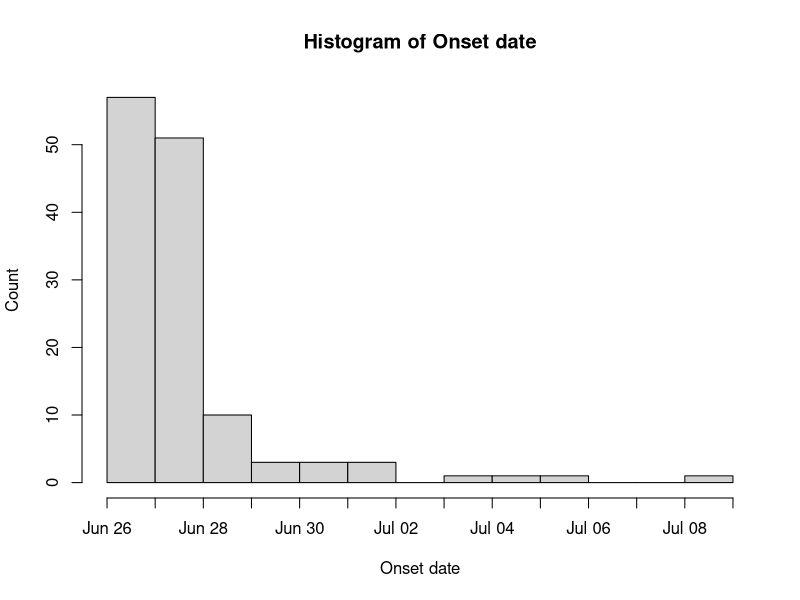
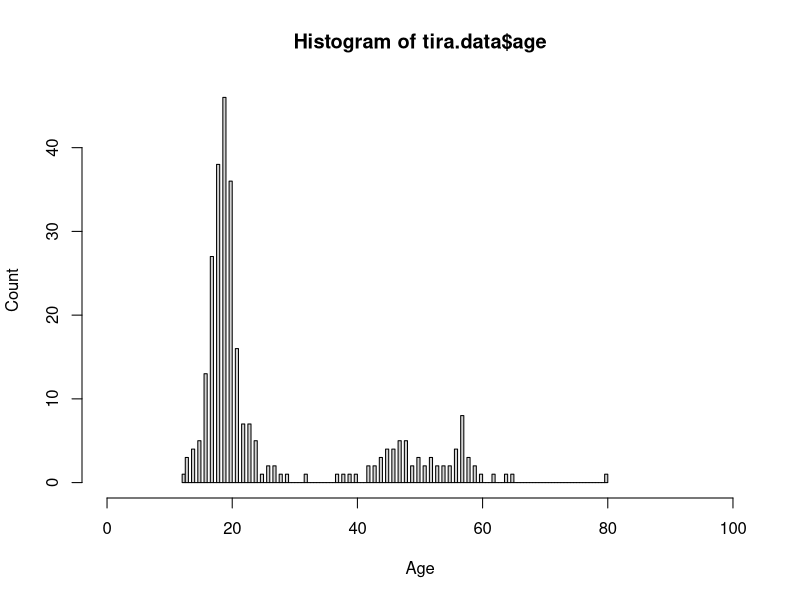

Recreate these plots in R, in order.
# Stegen case study 
# Example of solution R-script
# EpiConcept
# February 2012
# Data checking
# Esther Kissling - Gilles DESVE
# R-code written by Alexander Spina September 2018

#### Setting your working directory ####

#Check your current working directory
getwd()

# set your working directory
setwd("C:/Users/Username/Desktop/EpiconceptStegen")


#### Reading in files #### 

tira.data <- read.csv("stegen.csv", sep = ";", stringsAsFactors = FALSE )


#### Defining functions #### 

# Function to make tables with counts, proportions and cumulative sum
big.table <- function(vars, data, useNA = "no") {
  # Create an empty list to hold the output of your loop
  output <- list() 
  
  # Apply big.table to each element of the object in vars. 
  #In this loop, "var" is the indexing variable; any character can be used e.g. "i"
  for (var in vars) {
    # Within the [], 
    # the item before the comma refers to rows 
    # the item after the comma refers to columns
    count <- table(data[ , var], useNA = useNA)
    prop <- round(prop.table(count)*100, digits = 2)
    cumulative <- cumsum(prop)
    total <- t(rbind(count,
                     prop,
                     cumulative))
    # assign the value of your tables (total) to the output list 
    #(note: double square brackets "[[]]" are used to subset elements of a list)
    output[[var]] <- total
  }
  
  output
  
}



#### Describe your dataset ####

# str provides an overview of the number of observations and variable types
str(tira.data)

# summary provides mean, median and max values of your variables
summary(tira.data)


## get counts table of sex 

#get counts 
#save table as "counts"
counts <- table(tira.data$sex) 

#get proportions for counts table
prop.table(counts)

#you could also multiple by 100 and round to 2 digits
round(prop.table(counts)*100, digits = 2)


# Alternative table for counts of sex 
  # specify the variable in quotations and the dataset to use
big.table(var = "sex", data = tira.data)



#### Time ####

# change missing to be NA 
tira.data$dateonset[tira.data$dateonset == ""] <- NA

# change dateonset to a date character 
tira.data$dateonset <- as.Date(tira.data$dateonset, format = "%d.%m.%Y")

# get counts of dates 
big.table("dateonset", tira.data)


# plot histogram of notification date
  # choose days and frequency
hist(tira.data$dateonset,
     breaks = "days",
     freq = TRUE, 
     xlab = "Onset date",
     ylab = "Count"
)

#save histogram of onsetdate as a png file
dev.copy(png,'onsetdate.png')
dev.off()

#### Food items #### 

big.table(c( names(tira.data)[5:21]), tira.data)


#### Person #### 

# summary of age 
summary(tira.data$age)

# summary of age by sex 
  # use the aggregate function to group by sex
  # sex must be as a list
  # specify the function you would like to use (summary)
aggregate(tira.data$age, by = list(tira.data$sex), FUN = summary)

#proportions and 95%CI for ill
prop.test( table(tira.data$ill) )


#Plot a histogram of age
#you can specify a bar for each age with "breaks"
#you can set your x axis from 0-100 using "xlim"
hist(tira.data$age, 
     xlab = "Age",
     ylab = "Count", 
     breaks = 100,
     xlim = c(0, 100)
)
